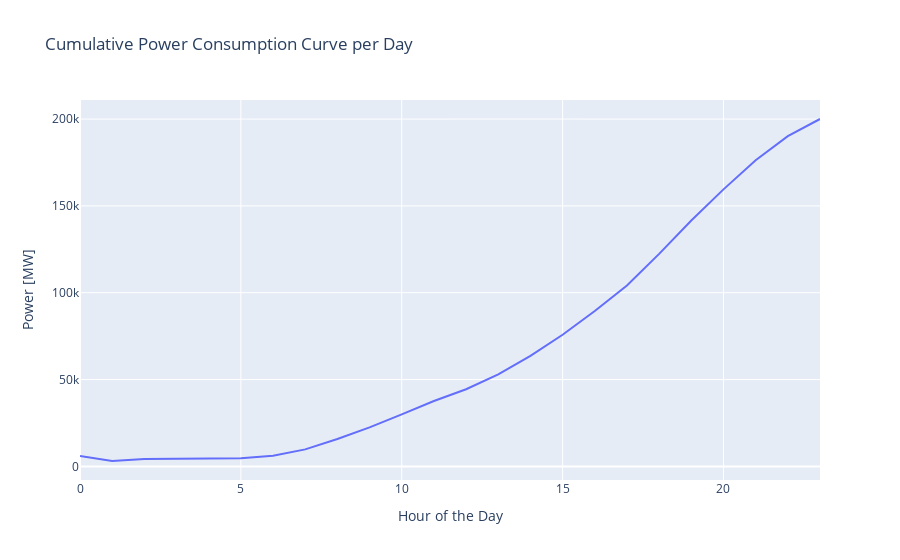
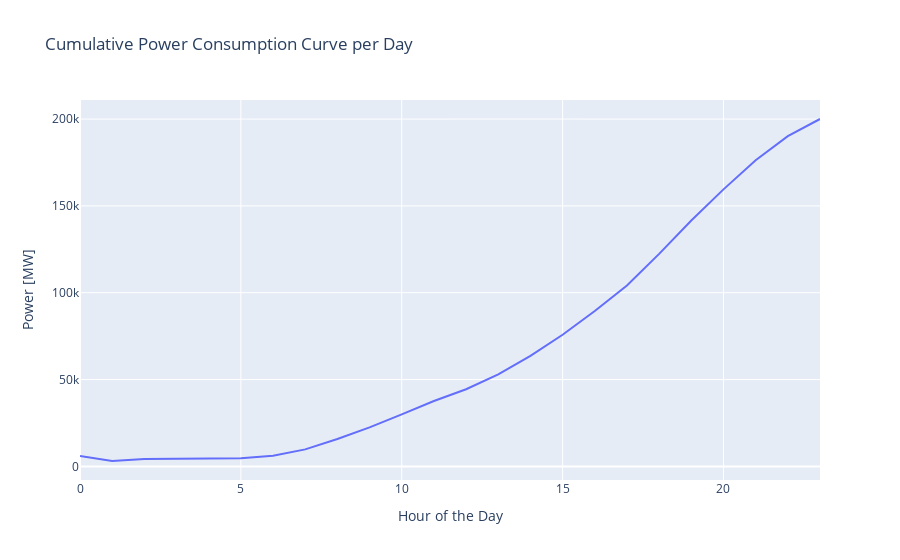

The code cell stored with these charts, in order, in its notebook:
### Code cell
for i in range(24):
  if i > 1:
    dia_medio[i] += dia_medio[i-1]

grafico_interativo_linha(list(range(24)),
                        dia_medio[0:24],
                        "Hour of the Day",
                        "Power [MW]",
                        "Cumulative Power Consumption Curve per Day")

# plt.plot(range(24),dia_medio[0:24])
# plt.title("Cumulative Power Consumption Curve per Day")
# plt.ylabel("Power [MW]")
# plt.xlabel("Hour of the Day")

### Figure 1 — Plotly figure (JSON) as saved in the notebook; plotly's stock layout.template omitted (floating-point values rounded to 4 significant figures)
{"data": [{"mode": "lines", "name": "", "type": "scatter", "x": [0, 1, 2, 3, 4, 5, 6, 7, 8, 9, 10, 11, 12, 13, 14, 15, 16, 17, 18, 19, 20, 21, 22, 23], "y": [6015.0, 3096.0, 4269.0, 4421.0, 4421.0, 4697.0, 6070.0, 9795.0, 15780.0, 22470.0, 29960.0, 37650.0, 44390.0, 52980.0, 63590.0, 75780.0, 89450.0, 104100.0, 122400.0, 141600.0, 159500.0, 176300.0, 190100.0, 200000.0]}], "layout": {"legend": {"title": {"text": "Legenda"}}, "title": {"text": "Cumulative Power Consumption Curve per Day"}, "xaxis": {"title": {"text": "Hour of the Day"}}, "yaxis": {"title": {"text": "Power [MW]"}}}}

### Figure 2 — Plotly figure (JSON) as saved in the notebook; plotly's stock layout.template omitted (floating-point values rounded to 4 significant figures)
{"data": [{"mode": "lines", "name": "", "type": "scatter", "x": [0, 1, 2, 3, 4, 5, 6, 7, 8, 9, 10, 11, 12, 13, 14, 15, 16, 17, 18, 19, 20, 21, 22, 23], "y": [6015.0, 3096.0, 4269.0, 4421.0, 4421.0, 4697.0, 6070.0, 9795.0, 15780.0, 22470.0, 29960.0, 37650.0, 44390.0, 52980.0, 63590.0, 75780.0, 89450.0, 104100.0, 122400.0, 141600.0, 159500.0, 176300.0, 190100.0, 200000.0]}], "layout": {"legend": {"title": {"text": "Legenda"}}, "title": {"text": "Cumulative Power Consumption Curve per Day"}, "xaxis": {"title": {"text": "Hour of the Day"}}, "yaxis": {"title": {"text": "Power [MW]"}}}}
